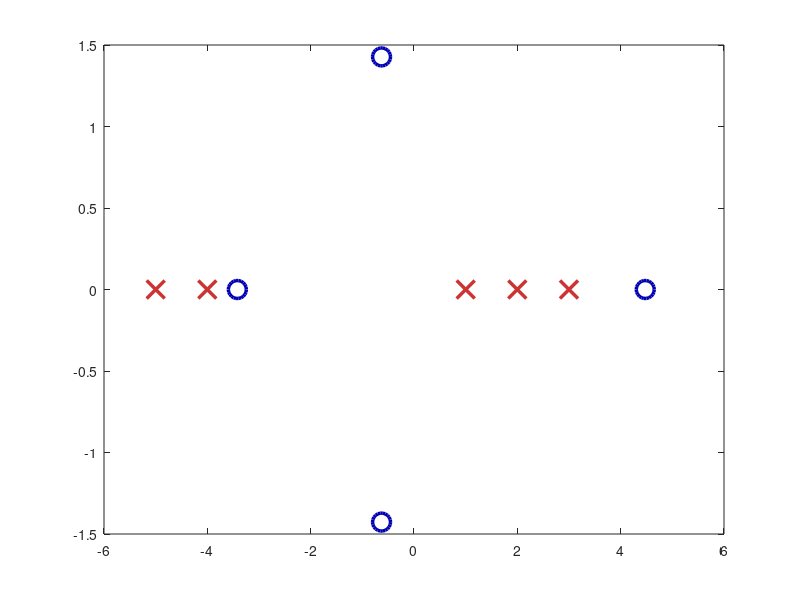

The MATLAB script that drew this image: (Note: this script raises an error after producing the figure.)
num = [-10 -2 142 218 372]; den = conv(conv(conv([1 -1],[1 -2]),[1 -3]), conv([1 4],[1 5]));

fig = figure('Color', 'white');
W = tf(num, den);
z = zero(W);
p = pole(W);

plot(real(z), imag(z), 'o', ...
    'Color',[0 0 0.7], 'LineWidth',2.5, 'MarkerSize',13)
hold on
plot(real(p), imag(p), 'x', ...
    'Color',[0.8 0.2 0.2], 'LineWidth',2.5, 'MarkerSize',13)

ax = gca; ax.LineWidth = 1.7; ax.FontSize = 15;
ax.XColor = [0.3, 0.3, 0.3]; ax.YColor = [0.3, 0.3, 0.3];
grid on; grid minor; box on;
ax.GridColor = [0.9, 0.9, 0.9]; ax.GridAlpha = 0.4; 
ax.MinorGridColor = [0.95, 0.95, 0.95];ax.MinorGridAlpha = 0.2;
ax.XTick = -5:1:5; ax.YTick = -4:1:4; 
xlim([-5.5 5.5]); ylim([-4.5 4.5]);

xline(0,'Color',[0.3 0.3 0.3],'LineWidth',1)
yline(0,'Color',[0.3 0.3 0.3],'LineWidth',1)

xlabel('Re(s)', 'FontSize', 15, 'FontWeight', 'normal');
ylabel('Im(s)', 'FontSize', 15, 'FontWeight', 'normal');
legend('Zeros','Poles');

set(findall(gcf, '-property', 'FontName'), 'FontName', 'DejaVu Math TeX Gyre');
exportgraphics(fig,'../../../images/task1/o1/PZ-plot-raz.png','Resolution',300)
exportgraphics(fig,'../../../images/task1/o1/PZ-plot-raz.pdf','ContentType','vector')

%%%%%%%%%%%%%%%%%%%%%%%%%%%%%%%%%%%%%%%%%%%%%%%%%%%%%%%%%%%%%%%%%%%%%%%%%%%

num = [-10 -2 142 218 372]; den = conv(conv(conv([1 1],[1 2]),[1 3]), conv([1 -6],[1 -7]));

figure('Color', 'white')
W = tf(num, den);
z = zero(W);
p = pole(W);

plot(real(z), imag(z), 'o', ...
    'Color',[0 0 0.7], 'LineWidth',2.5, 'MarkerSize',13)
hold on
plot(real(p), imag(p), 'x', ...
    'Color',[0.8 0.2 0.2], 'LineWidth',2.5, 'MarkerSize',13)

ax = gca; ax.LineWidth = 1.7; ax.FontSize = 15;
ax.XColor = [0.3, 0.3, 0.3]; ax.YColor = [0.3, 0.3, 0.3];
grid on; grid minor; box on;
ax.GridColor = [0.9, 0.9, 0.9]; ax.GridAlpha = 0.4; 
ax.MinorGridColor = [0.95, 0.95, 0.95];ax.MinorGridAlpha = 0.2;
xlim([-4.1 7.5])
ax.XTick = -4:1:7;

ylim([-4.5 4.5])
ax.YTick = -4:1:4;

xline(0,'Color',[0.3 0.3 0.3],'LineWidth',1)
yline(0,'Color',[0.3 0.3 0.3],'LineWidth',1)

xlabel('Re(s)', 'FontSize', 15, 'FontWeight', 'normal');
ylabel('Im(s)', 'FontSize', 15, 'FontWeight', 'normal');
legend('Zeros','Poles');

set(findall(gcf, '-property', 'FontName'), 'FontName', 'DejaVu Math TeX Gyre');
exportgraphics(gcf,'../../../images/task1/o1/PZ-plot-zamk.png','Resolution',300)
exportgraphics(gcf,'../../../images/task1/o1/PZ-plot-zamk.pdf','ContentType','vector')
